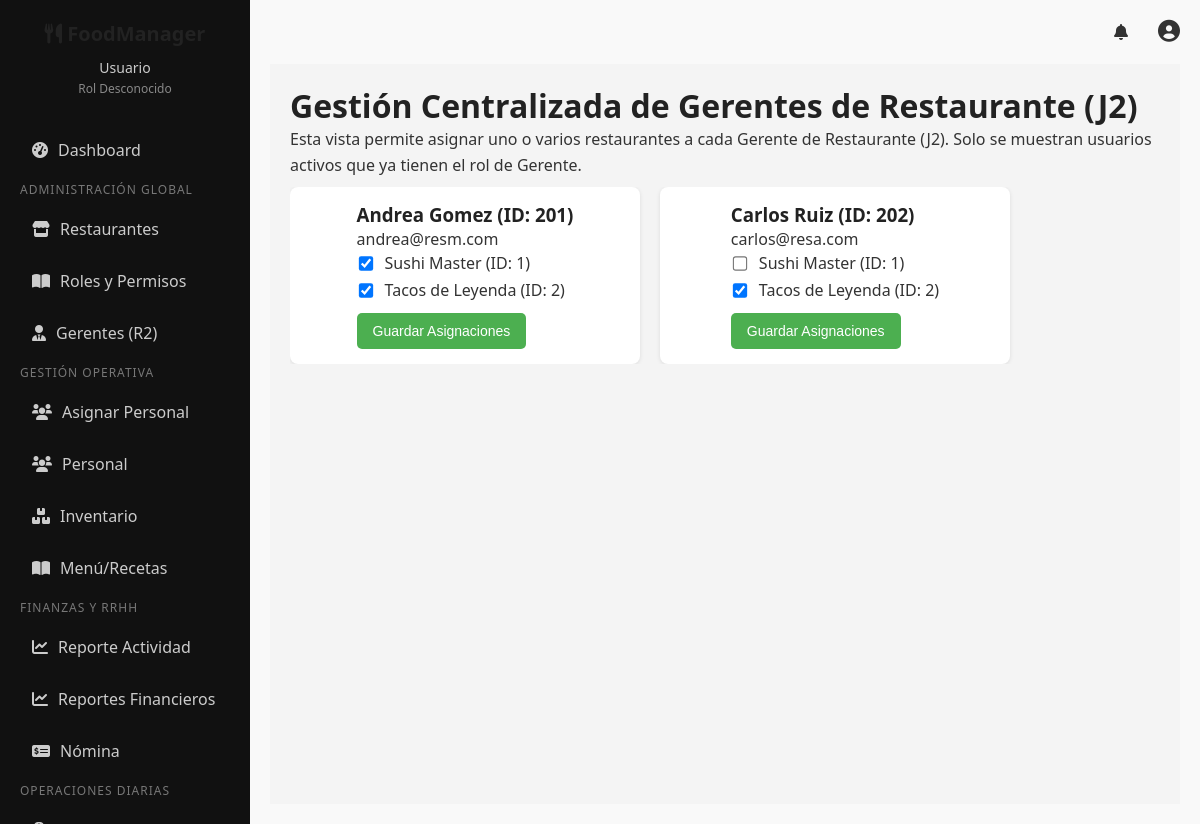
Page /views/gestion_gerentes.php (signed in) on the committed database.
### tables this page shows
CREATE TABLE usuarios (
    id INT AUTO_INCREMENT PRIMARY KEY,
    nombre_usuario VARCHAR(50) NOT NULL UNIQUE,
    contrasena VARCHAR(255) NOT NULL,
    nombre_completo VARCHAR(100),
    email VARCHAR(100),
    telefono VARCHAR(20),
    token_recuperacion VARCHAR(255),
    token_expira DATETIME,
    verificado BOOLEAN DEFAULT FALSE,
    activo BOOLEAN DEFAULT TRUE
);

CREATE TABLE restaurantes (
    id INT AUTO_INCREMENT PRIMARY KEY,
    nombre VARCHAR(100) NOT NULL,
    direccion TEXT,
    gerenteres_id INT,
    FOREIGN KEY (gerenteres_id) REFERENCES usuarios(id)
);

### views/gestion_gerentes.php (the view, shortened to what this page needs)
<?php
include '../includes/header.php';
try {
    $rol_gerente_id = $pdo->query("SELECT id FROM roles WHERE nombre = 'gerente_restaurante'")->fetchColumn();
    $stmt_gerentes = $pdo->prepare("
        SELECT DISTINCT u.id, u.nombre_completo, u.email, u.activo
        FROM usuarios_restaurantes ur
        JOIN usuarios u ON ur.usuario_id = u.id
        WHERE ur.rol_id = :rid AND u.activo = 1
        ORDER BY u.nombre_completo ASC
    ");
    $stmt_gerentes->bindParam(':rid', $rol_gerente_id);
    $stmt_gerentes->execute();
    $gerentes_list = $stmt_gerentes->fetchAll(PDO::FETCH_ASSOC);
    $stmt_restaurantes = $pdo->query("SELECT id, nombre FROM restaurantes ORDER BY nombre ASC");
    $restaurantes_list = $stmt_restaurantes->fetchAll(PDO::FETCH_ASSOC);
    $asignaciones_actuales = [];
    $stmt_asignaciones = $pdo->prepare("
        SELECT usuario_id, restaurante_id
        FROM usuarios_restaurantes
        WHERE rol_id = :rid
    ");
    $stmt_asignaciones->bindParam(':rid', $rol_gerente_id);
    $stmt_asignaciones->execute();
    while ($row = $stmt_asignaciones->fetch(PDO::FETCH_ASSOC)) {
        $asignaciones_actuales[$row['usuario_id']][] = $row['restaurante_id'];
    }
} catch (PDOException $e) {
    $error_message = "Error al cargar la gestión de gerentes.";
}
?>
<head>
    <link rel="stylesheet" href="../style/gestion_gerentes.css">
</head>
<h1>Gestión Centralizada de Gerentes de Restaurante (J2)</h1>
<p>Esta vista permite asignar uno o varios restaurantes a cada Gerente de Restaurante (J2). Solo se muestran usuarios activos que ya tienen el rol de Gerente.</p>
<div class="roles-container">
    <?php foreach ($gerentes_list as $gerente): ?>
        <div class="card card-role">
            <form action="gestion_gerentes.php" method="POST">
                <h3><?php echo htmlspecialchars($gerente['nombre_completo']); ?> (ID: <?php echo $gerente['id']; ?>)</h3>
                <p><?php echo htmlspecialchars($gerente['email']); ?></p>
                <div class="permisos-list">
                    <?php foreach ($restaurantes_list as $restaurante): ?>
                        <?php
                        $asignado = in_array($restaurante['id'], $asignaciones_actuales[$gerente['id']] ?? []);
                        ?>
                        <div class="checkbox-item">
                            <input
                                type="checkbox"
                                name="restaurantes[]"
                                value="<?php echo $restaurante['id']; ?>"
                                id="gerente_<?php echo $gerente['id']; ?>_res_<?php echo $restaurante['id']; ?>"
                                <?php echo $asignado ? 'checked' : ''; ?>
                            >
                            <label for="gerente_<?php echo $gerente['id']; ?>_res_<?php echo $restaurante['id']; ?>">
                                <?php echo htmlspecialchars($restaurante['nombre']); ?> (ID: <?php echo $restaurante['id']; ?>)
                            </label>
                        </div>
                    <?php endforeach; ?>
                </div>
                <button type="submit" class="btn btn-primary btn-block mt-3">Guardar Asignaciones</button>
            </form>
        </div>
    <?php endforeach; ?>
</div>
<?php include '../includes/footer.php'; ?>

### style/main.css (style rules this page uses)
* { box-sizing: border-box; margin: 0; padding: 0; }
html, body { font-family: 'Segoe UI', sans-serif; background-color: #f9f9f9; color: #333; height: 100%; }
h1, h2, h3, h4 { font-weight: 600; color: #222; }
p { line-height: 1.6; }
button { border: none; padding: 10px 16px; border-radius: 5px; background-color: #4CAF50; color: #fff; font-size: 14px; cursor: pointer; transition: background 0.3s; }
input, select, textarea { border: 1px solid #ccc; padding: 10px; border-radius: 4px; font-size: 14px; width: 100%; }

### style/gestion_gerentes.css (style rules this page uses)
.roles-container { max-height: 70vh; overflow-y: auto; padding-right: 10px; display: flex; flex-wrap: wrap; gap: 20px; margin-top: 1%; }
.card-role { flex: 1 1 300px; max-width: 350px; background-color: #fff; border-radius: 8px; padding: 15px; box-shadow: 0 1px 4px rgba(0,0,0,0.1); display: flex; flex-direction: column; justify-content: space-between; align-items: center; }
.checkbox-item { display: flex; align-items: center; margin-bottom: 5px; }
.checkbox-item input[type="checkbox"] { margin-right: 10px; transform: scale(1.1); width: 18px; flex-shrink: 0; }
.card-role button { margin-top: 3%; }

### rows in the picture
usuarios: nombre_completo "Andrea Gomez", id "201", email "andrea@resm.com", id "☑"
restaurantes: nombre "Sushi Master", id "1"
restaurantes: nombre "Tacos de Leyenda", id "2"
usuarios: nombre_completo "Carlos Ruiz", id "202", email "carlos@resa.com", id "☑"

### other values in the picture
$user_name "Usuario"
$user_rol "Rol Desconocido"
